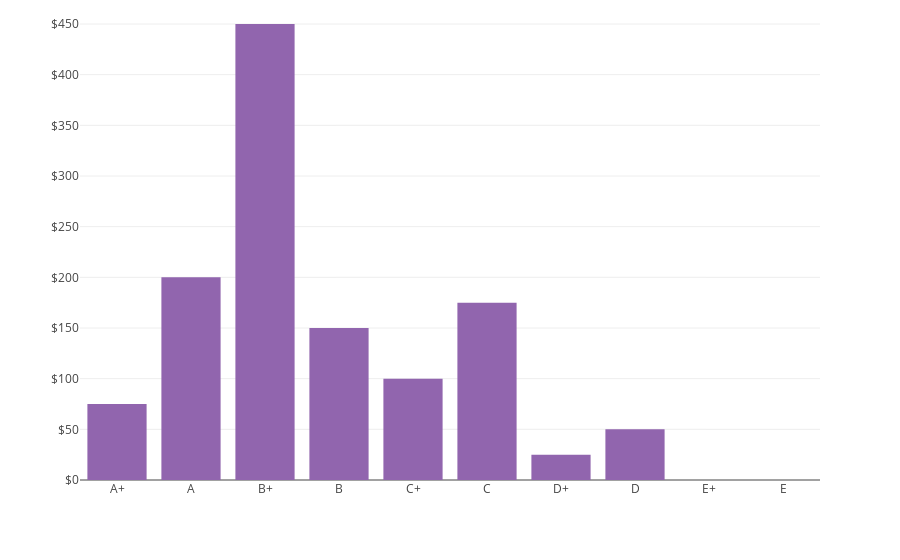

The notebook cell this image was saved under:
### Code cell
def notes_distribution_bar_chart(DF):
    '''
    Plot a bar chart showing the fund distribution in each note grade.
    '''
    grades = ['A+', 'A', 'B+', 'B', 'C+', 'C', 'D+', 'D', 'E+', 'E']
    fundsDict = (DF
                 .groupBy('grade')
                 .agg(F.sum('principal'))
                 .rdd
                 .collectAsMap())
    
    trace = go.Bar(
        x = grades,
        y = [fundsDict[grade] if grade in fundsDict.keys() else 0 for grade in grades],
        marker = {'color': '#9165AE'},
    )
    
    data = go.Data([trace])
    
    layout = go.Layout(
        yaxis = {'tickprefix': '$'},
        margin = {
            't': 0,
        }
    )
    
    pyo.iplot(go.Figure(data=data, layout=layout))

notes_distribution_bar_chart(notesDF)

### Figure 1 — Plotly figure (JSON) as saved in the notebook; plotly's stock layout.template omitted (floating-point values rounded to 4 significant figures)
{"data": [{"marker": {"color": "#9165AE"}, "type": "bar", "x": ["A+", "A", "B+", "B", "C+", "C", "D+", "D", "E+", "E"], "y": [75, 200, 450, 150, 100, 175, 25, 50, 0, 0]}], "layout": {"margin": {"t": 0}, "yaxis": {"tickprefix": "$"}}}
